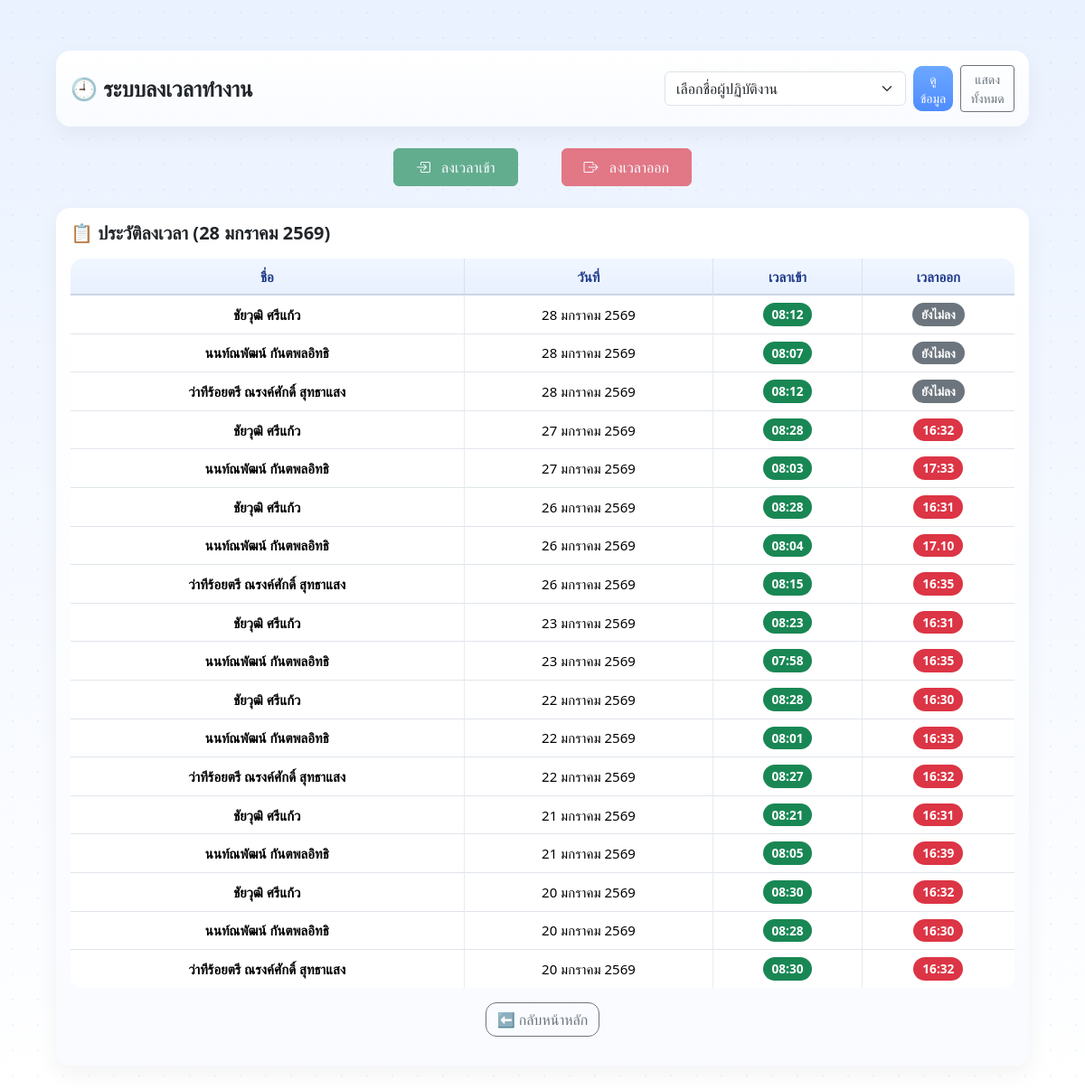
The page /attendance on the database as committed earlier.
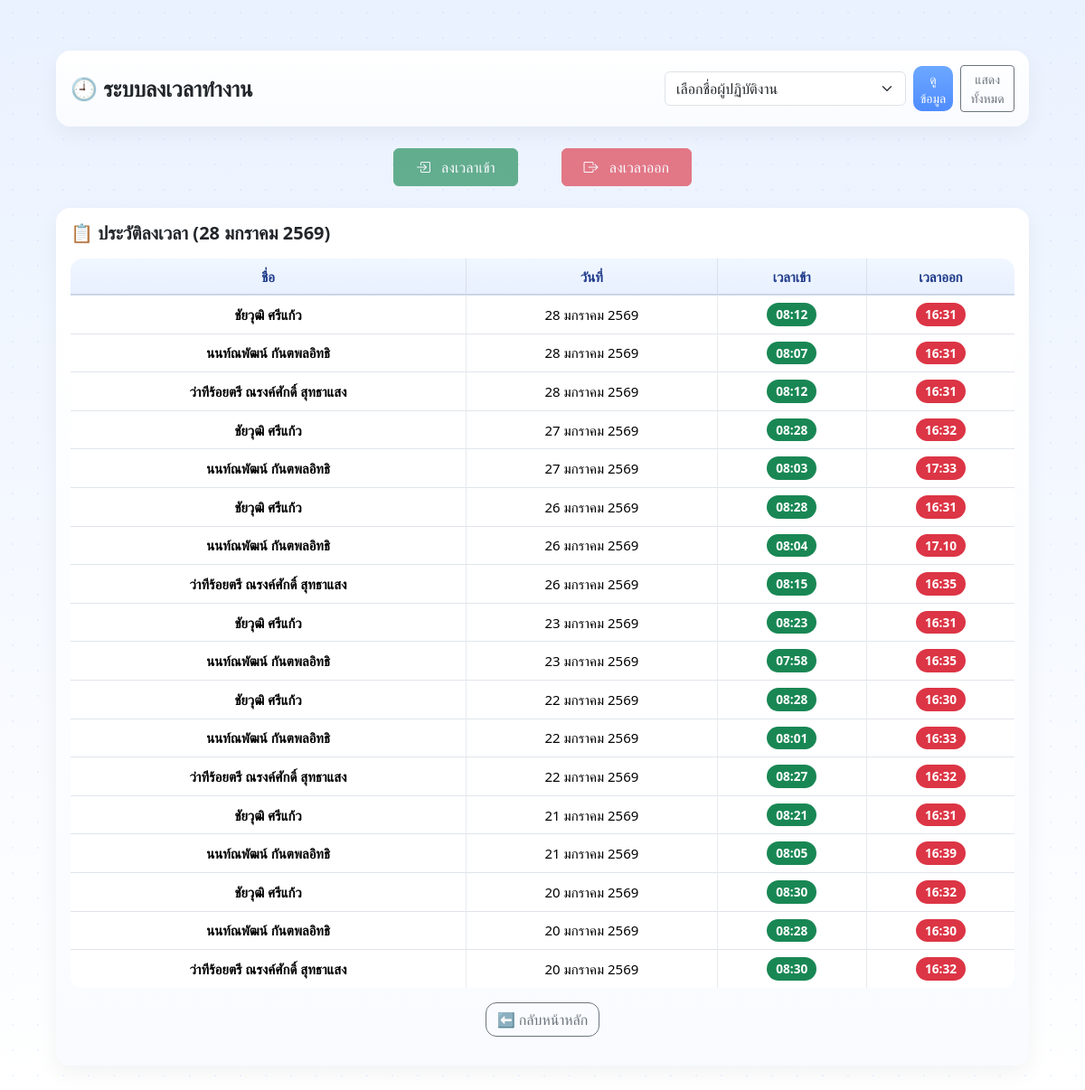
The same page on the database as committed later.
### tables this page shows
CREATE TABLE attendance (
            id INTEGER PRIMARY KEY AUTOINCREMENT,
            staff_name TEXT NOT NULL,
            work_date TEXT NOT NULL,
            time_in TEXT,
            time_out TEXT,
            note TEXT
        );

### app.py (the view)
@app.route("/attendance", methods=["GET"])
def attendance_page():
    now = datetime.now()
    from calendar import monthrange
    year = now.year
    month = now.month
    month_start = f"{year}-{month:02d}-01"
    last_day = monthrange(year, month)[1]
    month_end = f"{year}-{month:02d}-{last_day}"
    selected_staff = request.args.get("staff_name", "")
    conn = sqlite3.connect(DB_NAME)
    conn.row_factory = sqlite3.Row
    cur = conn.cursor()
    if selected_staff is not None and selected_staff != "":
        cur.execute("""
            SELECT staff_name, work_date, time_in, time_out, note
            FROM attendance
            WHERE staff_name = ?
            AND work_date BETWEEN ? AND ?
            ORDER BY work_date DESC
        """, (selected_staff, month_start, month_end))
    else:
        cur.execute("""
            SELECT staff_name, work_date, time_in, time_out, note
            FROM attendance
            WHERE work_date BETWEEN ? AND ?
            ORDER BY work_date DESC, staff_name
        """, (month_start, month_end))
    records = cur.fetchall()
    conn.close()
    today_th = format_date_th_short(now.strftime("%Y-%m-%d"))
    return render_template(
        "attendance.html",
        records=records,
        selected_staff=selected_staff,
        today_th=today_th,
        format_date_th_short=format_date_th_short
    )

### app.py (called while the page is built)
def format_date_th_short(date_str):
    if not date_str:
        return ""
    try:
        dt = datetime.strptime(date_str, "%Y-%m-%d")
        thai_months = [
            "มกราคม", "กุมภาพันธ์", "มีนาคม", "เมษายน",
            "พฤษภาคม", "มิถุนายน", "กรกฎาคม", "สิงหาคม",
            "กันยายน", "ตุลาคม", "พฤศจิกายน", "ธันวาคม"
        ]
        return f"{dt.day} {thai_months[dt.month-1]} {dt.year + 543}"
    except:
        return date_str

### templates/attendance.html (shortened to what this page needs)
<!DOCTYPE html>
<html lang="th">
<head>
    <link href="https://cdn.jsdelivr.net/npm/bootstrap@5.3.2/dist/css/bootstrap.min.css" rel="stylesheet">
    <link rel="stylesheet"
      href="https://cdn.jsdelivr.net/npm/bootstrap-icons@1.11.1/font/bootstrap-icons.css">
    <link rel="stylesheet" href="/static/theme.css">
</head>
<body>
<div class="container mt-4">
    <div class="card mb-4">
        <div class="card-body d-flex align-items-center justify-content-between flex-wrap gap-3">
            <h4 class="mb-0 fw-bold">🕘 ระบบลงเวลาทำงาน</h4>
            <form method="get" action="/attendance" class="d-flex gap-2 align-items-center">
                <select name="staff_name" class="form-select" required style="min-width:200px">
                    <option value="">เลือกชื่อผู้ปฏิบัติงาน</option>
                </select>
                <button class="btn btn-primary btn-sm">
                    ดูข้อมูล
                </button>
                <a href="/attendance" class="btn btn-outline-secondary btn-sm">
                    แสดงทั้งหมด
                </a>
            </form>
        </div>
    </div>
    <div class="d-flex justify-content-center gap-5 mb-4">
        <form method="post" action="/attendance/checkin" class="m-0">
            <button class="btn btn-success px-4 py-2"
                    {% if not selected_staff %}disabled{% endif %}>
                <i class="bi bi-box-arrow-in-right me-2"></i>
                ลงเวลาเข้า
            </button>
        </form>
        <form method="post" action="/attendance/checkout" class="m-0">
            <button class="btn btn-danger px-4 py-2"
                    {% if not selected_staff %}disabled{% endif %}>
                <i class="bi bi-box-arrow-right me-2"></i>
                ลงเวลาออก
            </button>
        </form>
    </div>
    <div class="card">
        <div class="card-body">
            <h5 class="fw-bold mb-3">
                📋 ประวัติลงเวลา ({{ today_th }})
            </h5>
            <div class="table-responsive">
                <table class="table table-bordered align-middle text-center">
                    <thead class="table-light">
                        <tr>
                            <th>ชื่อ</th>
                            <th>วันที่</th>
                            <th>เวลาเข้า</th>
                            <th>เวลาออก</th>
                        </tr>
                    </thead>
                    <tbody>
                        {% if records %}
                            {% for r in records %}
                            <tr>
                                <td class="fw-semibold">{{ r.staff_name }}</td>
                                <td>{{ format_date_th_short(r.work_date) }}</td>
                                <td>
                                    {% if r.time_in %}
                                        <span class="badge bg-success badge-status">{{ r.time_in }}</span>
                                    {% else %}
                                        <span class="badge bg-secondary badge-status">ยังไม่ลง</span>
                                    {% endif %}
                                </td>
                                <td>
                                    {% if r.time_out %}
                                        <span class="badge bg-danger badge-status">{{ r.time_out }}</span>
                                    {% else %}
                                        <span class="badge bg-secondary badge-status">ยังไม่ลง</span>
                                    {% endif %}
                                </td>
                            </tr>
                            {% endfor %}
                        {% else %}
                            <tr>
                                <td colspan="4" class="text-muted py-4">
                                    ยังไม่มีข้อมูล
                                </td>
                            </tr>
                        {% endif %}
                    </tbody>
                </table>
                <div class="text-center mb-3">
                <a href="/" class="btn btn-outline-secondary"
                style="border-radius: 12px;">
                    ⬅️ กลับหน้าหลัก
                </a>
            </div>
            </div>
        </div>
    </div>
</div>
</body>
</html>

### static/theme.css (style rules this page uses)
:root { --primary: #6CA8FF; --bg: #F5F9FF; --card: #FFFFFF; --border: #E6EDFA; --text-main: #1F2937; --text-muted: #94A3B8; }
body { background-color: var(--bg); color: var(--text-main); font-family: "Segoe UI", Tahoma, sans-serif; }
.card { background: var(--card); border-radius: 16px; border: 1px solid var(--border); box-shadow: 0 20px 40px rgba(108,168,255,.12); }
.btn-primary { background: var(--primary); border-color: var(--primary); border-radius: 10px; }
.table tbody tr:not(:last-child) td, .table tbody tr:not(:last-child) th { border-bottom: 1px solid rgba(148, 163, 184, 0.28); }
.table th, .table td { white-space: nowrap; vertical-align: middle; }
.table th:not(:last-child), .table td:not(:last-child) { border-right: 1px solid rgba(148, 163, 184, 0.22); }
.table th, .table td { text-align: center; vertical-align: middle; }
body { background: linear-gradient( 180deg, #eaf2ff 0%, #f4f8ff 45%, #ffffff 100% ); min-height: 100vh; font-size: 15px; line-height: 1.6; color: #1f2937; }
body::before { content: ""; position: fixed; inset: 0; background-image: radial-gradient(rgba(108,168,255,0.12) 1px, transparent 1px); background-size: 28px 28px; pointer-events: none; z-index: -1; }
.container { max-width: 1100px; padding-top: 32px; padding-bottom: 48px; }
.btn { transition: all .2s ease; }
.btn-primary { background: linear-gradient(180deg, #6ca8ff, #4f8cff); border: none; }
.section-box, .card, .table-box { background: linear-gradient( 180deg, #ffffff 0%, #f9fbff 100% ); border-radius: 18px; border: 1px solid rgba(108, 168, 255, 0.18); box-shadow: 0 18px 40px rgba(59, 130, 246, 0.12); }
.table { border-collapse: separate; border-spacing: 0; border-radius: 14px; overflow: hidden; background: #ffffff; }
.table thead th { background: transparent; color: #1e3a8a; font-weight: 600; border-bottom: 1px solid rgba(148, 163, 184, 0.35); }
.table th, .table td { text-align: center; vertical-align: middle; border: none; }
.table tbody tr:not(:last-child) td { border-bottom: 1px solid rgba(148, 163, 184, 0.28); }
body { font-family: "Prompt", "Segoe UI", Tahoma, sans-serif; }
.table-responsive { overflow: visible; }
.table thead th { position: sticky; top: 0; z-index: 10; background: linear-gradient( 180deg, #f1f7ff 0%, #e8f0ff 100% ); box-shadow: inset 0 -1px 0 rgba(148,163,184,0.4); }
.card-body { padding-top: 1rem; }

### templates/attendance.html (style rules this page uses)
body { background: linear-gradient( 180deg, #eaf2ff 0%, #f4f8ff 45%, #ffffff 100% ); min-height: 100vh; }
.card { border-radius: 16px; box-shadow: 0 8px 24px rgba(0,0,0,0.05); border: none; }
.badge-status { font-size: 0.85rem; padding: 6px 10px; border-radius: 999px; }

Rows that differ between the two databases and show on the page:
changed attendance (number 1 of 18 on the later page): time_out (not shown) → "16:31"; no longer shows "ยังไม่ลง"
changed attendance (number 2 of 18 on the later page): time_out (not shown) → "16:31"; no longer shows "ยังไม่ลง"
changed attendance (number 3 of 18 on the later page): time_out (not shown) → "16:31"; no longer shows "ยังไม่ลง"
